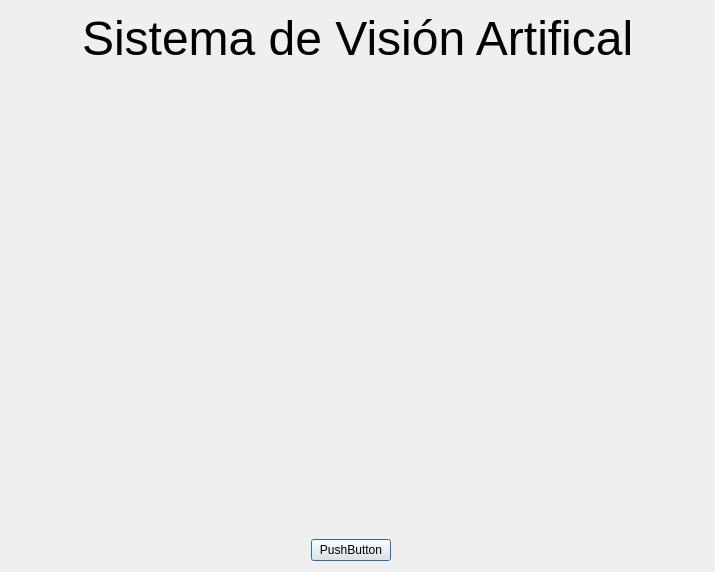
<?xml version="1.0" encoding="UTF-8"?>
<ui version="4.0">
 <class>Dialog</class>
 <widget class="QDialog" name="Dialog">
  <property name="geometry">
   <rect>
    <x>0</x>
    <y>0</y>
    <width>715</width>
    <height>572</height>
   </rect>
  </property>
  <property name="windowTitle">
   <string>Dialog</string>
  </property>
  <layout class="QVBoxLayout" name="verticalLayout">
   <item>
    <layout class="QHBoxLayout" name="horizontalLayout">
     <item>
      <spacer name="horizontalSpacer">
       <property name="orientation">
        <enum>Qt::Horizontal</enum>
       </property>
       <property name="sizeHint" stdset="0">
        <size>
         <width>40</width>
         <height>20</height>
        </size>
       </property>
      </spacer>
     </item>
     <item>
      <widget class="QLabel" name="label">
       <property name="font">
        <font>
         <family>Ubuntu</family>
         <pointsize>36</pointsize>
        </font>
       </property>
       <property name="text">
        <string>Sistema de Visión Artifical</string>
       </property>
      </widget>
     </item>
     <item>
      <spacer name="horizontalSpacer_2">
       <property name="orientation">
        <enum>Qt::Horizontal</enum>
       </property>
       <property name="sizeHint" stdset="0">
        <size>
         <width>40</width>
         <height>20</height>
        </size>
       </property>
      </spacer>
     </item>
    </layout>
   </item>
   <item>
    <spacer name="verticalSpacer">
     <property name="orientation">
      <enum>Qt::Vertical</enum>
     </property>
     <property name="sizeHint" stdset="0">
      <size>
       <width>20</width>
       <height>40</height>
      </size>
     </property>
    </spacer>
   </item>
   <item>
    <layout class="QHBoxLayout" name="horizontalLayout_2">
     <item>
      <spacer name="horizontalSpacer_3">
       <property name="orientation">
        <enum>Qt::Horizontal</enum>
       </property>
       <property name="sizeHint" stdset="0">
        <size>
         <width>40</width>
         <height>20</height>
        </size>
       </property>
      </spacer>
     </item>
     <item>
      <widget class="QPushButton" name="pushButton">
       <property name="text">
        <string>PushButton</string>
       </property>
      </widget>
     </item>
     <item>
      <widget class="STAND::ClickableLabel" name="label_display_IF">
       <property name="text">
        <string/>
       </property>
       <property name="pixmap">
        <pixmap>media/CamNOT_FOUND.png</pixmap>
       </property>
       <property name="scaledContents">
        <bool>false</bool>
       </property>
       <property name="wordWrap">
        <bool>false</bool>
       </property>
      </widget>
     </item>
     <item>
      <spacer name="horizontalSpacer_4">
       <property name="orientation">
        <enum>Qt::Horizontal</enum>
       </property>
       <property name="sizeHint" stdset="0">
        <size>
         <width>40</width>
         <height>20</height>
        </size>
       </property>
      </spacer>
     </item>
    </layout>
   </item>
  </layout>
 </widget>
 <customwidgets>
  <customwidget>
   <class>STAND::ClickableLabel</class>
   <extends>QLabel</extends>
   <header>stand_clickablelabel.h</header>
  </customwidget>
 </customwidgets>
 <resources/>
 <connections/>
</ui>
